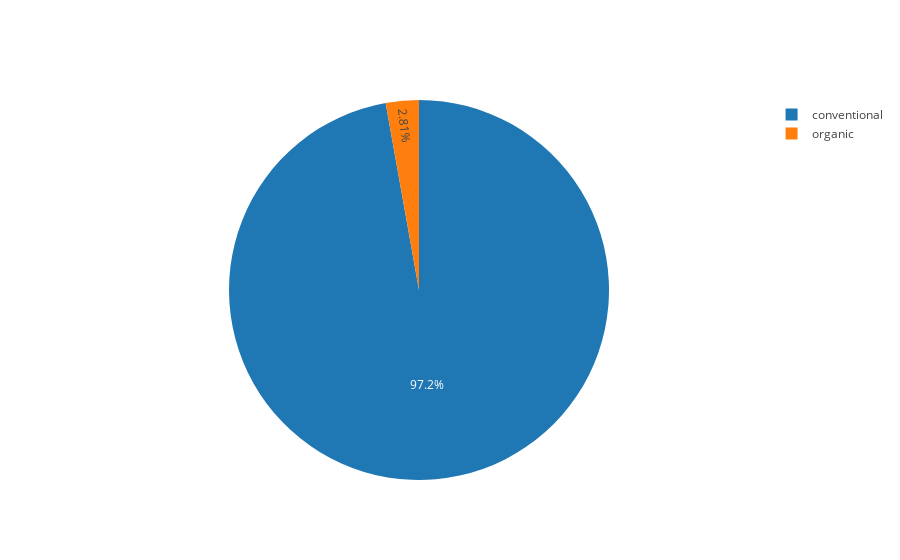

The code cell stored with this chart in its notebook:
### Code cell
Type=avocado.groupby('type')['Total Volume'].agg('sum')

values=[Type['conventional'],Type['organic']]
labels=['conventional','organic']

trace=go.Pie(labels=labels,values=values)
py.iplot([trace])

### Figure 1 — Plotly figure (JSON) as saved in the notebook; plotly's stock layout.template omitted (floating-point values rounded to 4 significant figures)
{"data": [{"labels": ["conventional", "organic"], "type": "pie", "uid": "99e8eb78-1a17-4503-9f9f-6ffaa30d6eac", "values": [15090000000.0, 436200000.0]}], "layout": {}}
